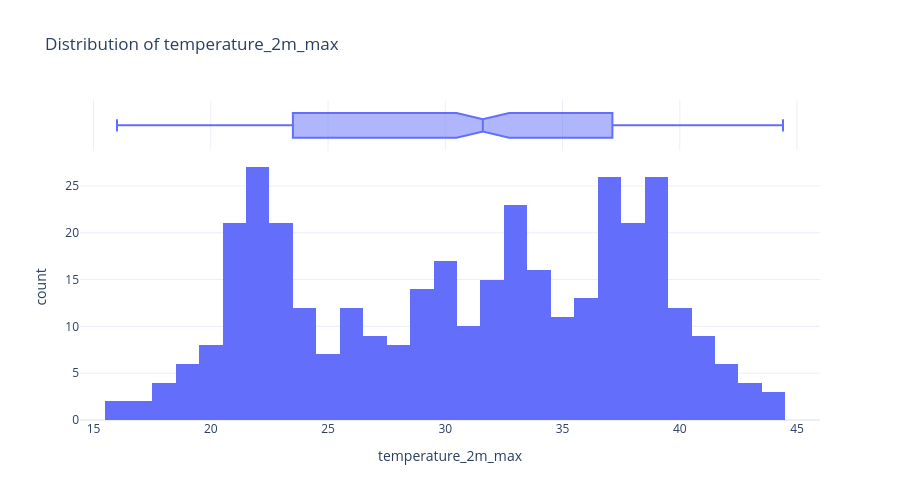
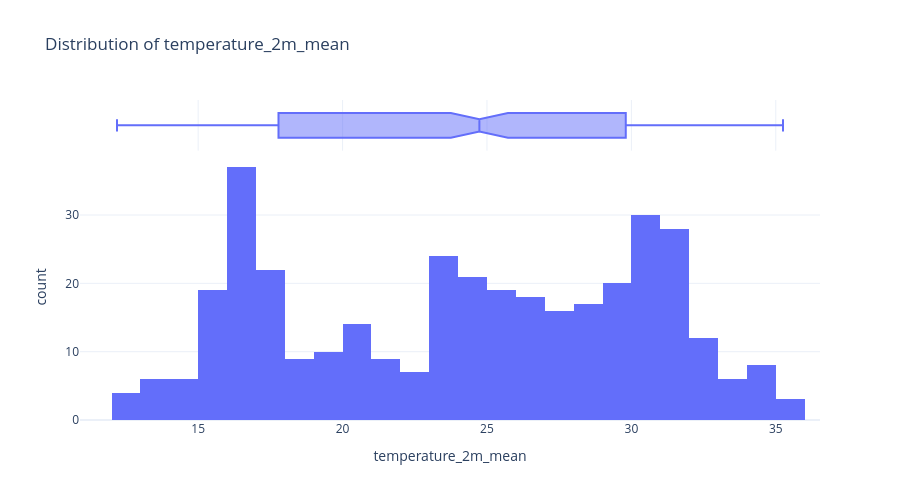
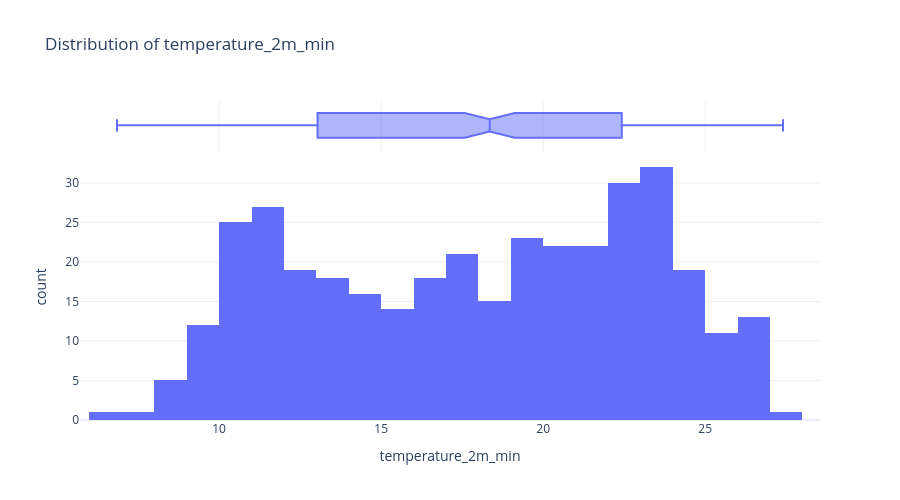
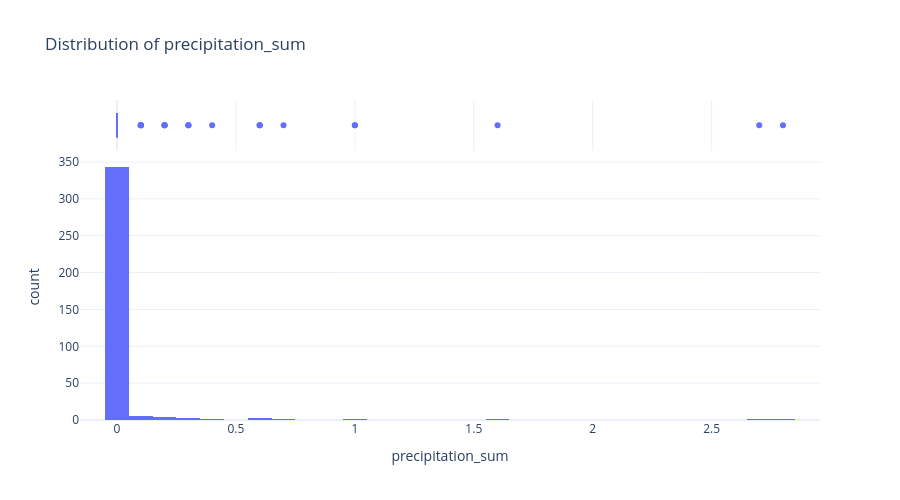

Notebook cell for these charts, in order:
### Markdown cell above
**Units Confirmation (from source documentation):**

| Variable | Unit |
|---|---|
| Temperature (min, mean, max) | °C (Celsius) |
| Precipitation Sum | mm (millimetres) |
| Cloud Cover Mean | % (percent) |
| Relative Humidity Mean | % (percent) |
| Wind Speed Mean | km/h |
| Wind Gust Max | km/h |
| Pressure (Mean Sea Level) | hPa (hectopascals) |

All units are internally consistent and follow the SI / WMO convention. No conversion was required.

### Code cell
import numpy as np
import plotly.express as px

excluded_cols = ['month', 'day_month']

numeric_cols = [
    col for col in df_erd.select_dtypes(include=np.number).columns 
    if col not in excluded_cols
]

for col in numeric_cols:
    fig = px.histogram(
        df_erd,
        x=col,
        marginal="box",
        nbins=40,
        title=f"Distribution of {col}"
    )

    fig.update_layout(
        template="plotly_white",
        height=500
    )

    fig.show()

### Figure 1 — Plotly figure (JSON) as saved in the notebook; plotly's stock layout.template omitted (floating-point values rounded to 4 significant figures; data arrays with more than 128 entries replaced by an {"elided": "..."} marker saying what was removed)
{"data": [{"alignmentgroup": "True", "bingroup": "x", "hovertemplate": "temperature_2m_max=%{x}<br>count=%{y}<extra></extra>", "legendgroup": "", "marker": {"color": "#636efa", "pattern": {"shape": ""}}, "name": "", "nbinsx": 40, "offsetgroup": "", "orientation": "v", "showlegend": false, "type": "histogram", "x": {"elided": "365 float values"}, "xaxis": "x", "yaxis": "y"}, {"alignmentgroup": "True", "hovertemplate": "temperature_2m_max=%{x}<extra></extra>", "legendgroup": "", "marker": {"color": "#636efa"}, "name": "", "notched": true, "offsetgroup": "", "showlegend": false, "type": "box", "x": {"elided": "365 float values"}, "xaxis": "x2", "yaxis": "y2"}], "layout": {"barmode": "relative", "height": 500, "legend": {"tracegroupgap": 0}, "title": {"text": "Distribution of temperature_2m_max"}, "xaxis": {"anchor": "y", "domain": [0, 1], "title": {"text": "temperature_2m_max"}}, "xaxis2": {"anchor": "y2", "domain": [0, 1], "matches": "x", "showgrid": true, "showticklabels": false}, "yaxis": {"anchor": "x", "domain": [0, 0.8316], "title": {"text": "count"}}, "yaxis2": {"anchor": "x2", "domain": [0.8416, 1], "matches": "y2", "showgrid": false, "showline": false, "showticklabels": false, "ticks": ""}}}

### Figure 2 — Plotly figure (JSON) as saved in the notebook; plotly's stock layout.template omitted (floating-point values rounded to 4 significant figures; data arrays with more than 128 entries replaced by an {"elided": "..."} marker saying what was removed)
{"data": [{"alignmentgroup": "True", "bingroup": "x", "hovertemplate": "temperature_2m_mean=%{x}<br>count=%{y}<extra></extra>", "legendgroup": "", "marker": {"color": "#636efa", "pattern": {"shape": ""}}, "name": "", "nbinsx": 40, "offsetgroup": "", "orientation": "v", "showlegend": false, "type": "histogram", "x": {"elided": "365 float values"}, "xaxis": "x", "yaxis": "y"}, {"alignmentgroup": "True", "hovertemplate": "temperature_2m_mean=%{x}<extra></extra>", "legendgroup": "", "marker": {"color": "#636efa"}, "name": "", "notched": true, "offsetgroup": "", "showlegend": false, "type": "box", "x": {"elided": "365 float values"}, "xaxis": "x2", "yaxis": "y2"}], "layout": {"barmode": "relative", "height": 500, "legend": {"tracegroupgap": 0}, "title": {"text": "Distribution of temperature_2m_mean"}, "xaxis": {"anchor": "y", "domain": [0, 1], "title": {"text": "temperature_2m_mean"}}, "xaxis2": {"anchor": "y2", "domain": [0, 1], "matches": "x", "showgrid": true, "showticklabels": false}, "yaxis": {"anchor": "x", "domain": [0, 0.8316], "title": {"text": "count"}}, "yaxis2": {"anchor": "x2", "domain": [0.8416, 1], "matches": "y2", "showgrid": false, "showline": false, "showticklabels": false, "ticks": ""}}}

### Figure 3 — Plotly figure (JSON) as saved in the notebook; plotly's stock layout.template omitted (floating-point values rounded to 4 significant figures; data arrays with more than 128 entries replaced by an {"elided": "..."} marker saying what was removed)
{"data": [{"alignmentgroup": "True", "bingroup": "x", "hovertemplate": "temperature_2m_min=%{x}<br>count=%{y}<extra></extra>", "legendgroup": "", "marker": {"color": "#636efa", "pattern": {"shape": ""}}, "name": "", "nbinsx": 40, "offsetgroup": "", "orientation": "v", "showlegend": false, "type": "histogram", "x": {"elided": "365 float values"}, "xaxis": "x", "yaxis": "y"}, {"alignmentgroup": "True", "hovertemplate": "temperature_2m_min=%{x}<extra></extra>", "legendgroup": "", "marker": {"color": "#636efa"}, "name": "", "notched": true, "offsetgroup": "", "showlegend": false, "type": "box", "x": {"elided": "365 float values"}, "xaxis": "x2", "yaxis": "y2"}], "layout": {"barmode": "relative", "height": 500, "legend": {"tracegroupgap": 0}, "title": {"text": "Distribution of temperature_2m_min"}, "xaxis": {"anchor": "y", "domain": [0, 1], "title": {"text": "temperature_2m_min"}}, "xaxis2": {"anchor": "y2", "domain": [0, 1], "matches": "x", "showgrid": true, "showticklabels": false}, "yaxis": {"anchor": "x", "domain": [0, 0.8316], "title": {"text": "count"}}, "yaxis2": {"anchor": "x2", "domain": [0.8416, 1], "matches": "y2", "showgrid": false, "showline": false, "showticklabels": false, "ticks": ""}}}

### Figure 4 — Plotly figure (JSON) as saved in the notebook; plotly's stock layout.template omitted (floating-point values rounded to 4 significant figures; data arrays with more than 128 entries replaced by an {"elided": "..."} marker saying what was removed)
{"data": [{"alignmentgroup": "True", "bingroup": "x", "hovertemplate": "precipitation_sum=%{x}<br>count=%{y}<extra></extra>", "legendgroup": "", "marker": {"color": "#636efa", "pattern": {"shape": ""}}, "name": "", "nbinsx": 40, "offsetgroup": "", "orientation": "v", "showlegend": false, "type": "histogram", "x": {"elided": "365 float values"}, "xaxis": "x", "yaxis": "y"}, {"alignmentgroup": "True", "hovertemplate": "precipitation_sum=%{x}<extra></extra>", "legendgroup": "", "marker": {"color": "#636efa"}, "name": "", "notched": true, "offsetgroup": "", "showlegend": false, "type": "box", "x": {"elided": "365 float values"}, "xaxis": "x2", "yaxis": "y2"}], "layout": {"barmode": "relative", "height": 500, "legend": {"tracegroupgap": 0}, "title": {"text": "Distribution of precipitation_sum"}, "xaxis": {"anchor": "y", "domain": [0, 1], "title": {"text": "precipitation_sum"}}, "xaxis2": {"anchor": "y2", "domain": [0, 1], "matches": "x", "showgrid": true, "showticklabels": false}, "yaxis": {"anchor": "x", "domain": [0, 0.8316], "title": {"text": "count"}}, "yaxis2": {"anchor": "x2", "domain": [0.8416, 1], "matches": "y2", "showgrid": false, "showline": false, "showticklabels": false, "ticks": ""}}}
